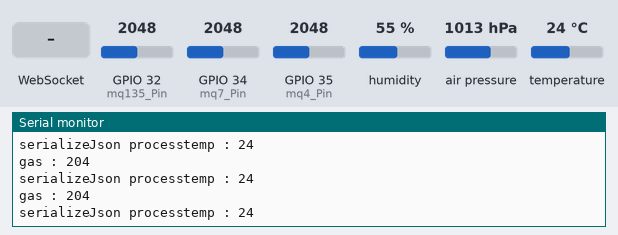
Simulated run of this sketch. Board: ESP32. Shown: the last lines printed to the serial monitor. The inputs (shaded band) are chosen by the test bench; at power-on: temperature 24 °C, GPIO 32 (mq135_Pin) = 2048, GPIO 34 (mq7_Pin) = 2048, GPIO 35 (mq4_Pin) = 2048, humidity 55 %, air pressure 1013 hPa.

Above: at 1.2 s.
1.3 s: WebSocket text "1" received
4.3 s: temperature set to 12 °C
At 5.2 s:
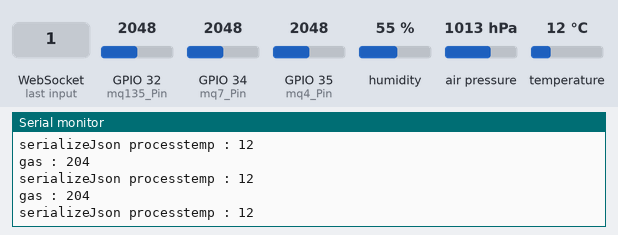
5.8 s: GPIO 32 (mq135_Pin) set to 2866
At 6.6 s:
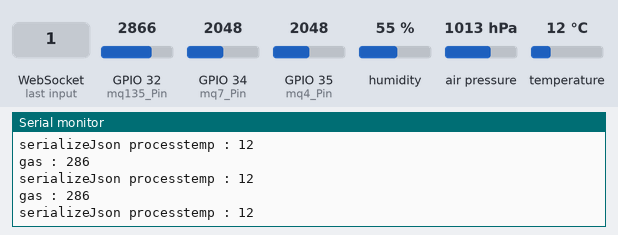
7.3 s: temperature set to 19 °C
At 7.8 s:
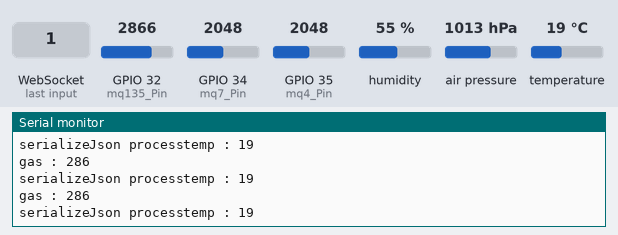
8.8 s: GPIO 32 (mq135_Pin) set to 3972
At 9.6 s:
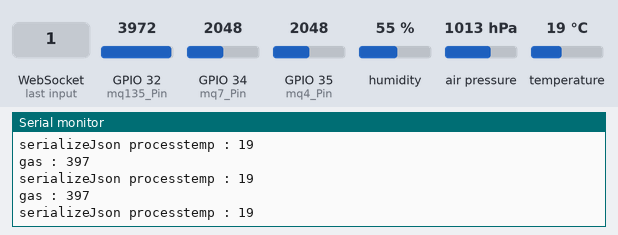
Timing chart, 0 to 11.3 s (numbered marks = the images above; inputs shaded):
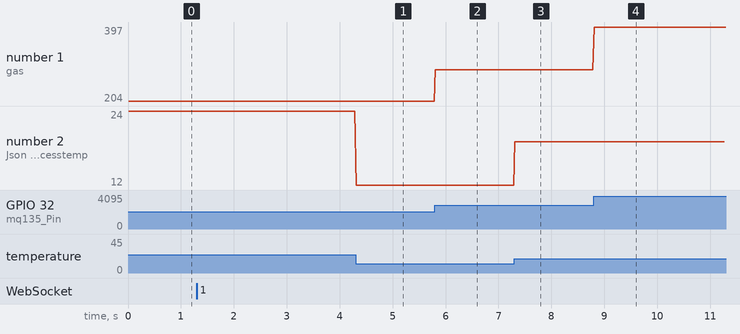

The sketch:

visualNode.ino
```cpp
// (licence header left out)
/**
 * TRANSMITTER NODE
 * Visual Data Node
 */

// #include <SPI.h>
// #include <RF24.h>
// #include <RF24Network.h>

/**
-- for the further development of project
-- one can use 'LORA' -- LOng RAnge module as transreciever
-- this project has the scope for long range communication


-- one the other hand can encrypt message and upload the data
-- to AWS cloud for making it logs online accesssible
-- can add gps module
**/

#include "weather.h"
#include "gas.h"
#include "VisualSensorData.h"

#include <WiFi.h>
#include <WebSocketsServer.h>
#include <ArduinoJson.h>

const char *ssid =  "weather_ESP-32";   //Wifi SSID (Name)
const char *pass =  "weatherESP32"; //wifi password
WebSocketsServer webSocket = WebSocketsServer(81);


// RF24 radio(4, 5);  // nRF24L01(+) radio attached using Getting Started board
// RF24Network network(radio);  // Network uses that radio

const uint16_t masterNode = 00;
const uint16_t visualSensorNode = 02;

VisualSensorData visualdata;
Weather weatherSensor;
GasSensor gasSensor;

void readSensorData(){

   visualdata.temperature = weatherSensor.getData().temperature;
   visualdata.humidity = weatherSensor.getData().humidity;
   visualdata.pressure = weatherSensor.getData().pressure;

   visualdata.mq135 = gasSensor.readGasDataFn().mq135;
   visualdata.mq7 = gasSensor.readGasDataFn().mq7;
   visualdata.mq2 = gasSensor.readGasDataFn().mq4;

   Serial.print("temp : ");
   Serial.print(visualdata.temperature);
   Serial.print("\n");


   Serial.print("gas : ");
   Serial.print(visualdata.mq135);
   Serial.print("\n");

}


void webSocketEvent(uint8_t num, WStype_t type, uint8_t * payload, size_t length) {
//webscket event method
    String cmd = "";
    switch(type) {
        case WStype_DISCONNECTED:{
            Serial.println("Websocket is disconnected");
            //case when Websocket is disconnected
            }
            break;
        case WStype_CONNECTED:{
            //wcase when websocket is connected
            Serial.println("Websocket is connected");
            Serial.println(webSocket.remoteIP(num).toString());
            webSocket.sendTXT(num, "connected");}
            break;
        case WStype_TEXT: {
            cmd = "";
            for(int i = 0; i < length; i++) {
                cmd = cmd + (char) payload[i];

            }

          //  jsonDeserialization(cmd);

        }
            break;

        default:
            break;
    }
}


void setup(void) {
  Serial.begin(115200);

  while (!Serial) {
    // some boards need this because of native USB capability
  }

   WiFi.mode(WIFI_AP);
   WiFi.softAP(ssid, pass);
   IPAddress apIP(192, 168, 4, 1);
   Serial.println("created hotspot");

   Serial.println("My IP address : ");
   Serial.println(WiFi.softAPIP());

  //Static IP for wifi gateway
  //  WiFi.softAPConfig(apIP, apIP, IPAddress(255, 255, 255, 0)); //set Static IP gateway on NodeMCU
  //  WiFi.softAP(ssid, pass); //turn on WIFI

   webSocket.begin(); //websocket Begin
   webSocket.onEvent(webSocketEvent); //set Event for websocket

   Serial.println("Websocket setup success");

  weatherSensor.setup();
  gasSensor.setup();

}

void loop() {

    readSensorData();
    jsonSerialization();
    webSocket.loop();

}


void jsonSerialization(){

        String output;
        StaticJsonDocument<384> doc;

        Serial.print("serializeJson process");


        JsonObject atmos = doc.createNestedObject("atmos");

        atmos["temp"] = weatherSensor.getData().temperature;
        atmos["humidity"] = weatherSensor.getData().humidity;
        atmos["pressure"] = weatherSensor.getData().pressure;

        JsonObject gps = doc.createNestedObject("gps");
        gps["lat"] = 0;
        gps["lon"] = 0;

        JsonObject gas = doc.createNestedObject("gas");
        gas["mq4"] = gasSensor.readGasDataFn().mq4;
        gas["mq7"] = gasSensor.readGasDataFn().mq7;
        gas["mq135"] = gasSensor.readGasDataFn().mq135;

        JsonObject reflex = doc.createNestedObject("reflex");
        reflex["yaw"] = 0;
        reflex["pitch"] = 0;
        reflex["roll"] = 0;
        reflex["fClr"] = 0;
        reflex["lClr"] = 0;
        reflex["rClr"] = 0;

        serializeJson(doc, output);
        webSocket.broadcastTXT(output);
}
```

VisualSensorData.h
```cpp
struct VisualSensorData{

  // gas sensors data
  uint16_t mq2;
  uint16_t mq7;
  uint16_t mq135;

  // co-ordinates
  double latitude;
  double longitude;

  // weather data
  uint8_t temperature;
  uint8_t humidity;
  uint16_t pressure;
};


struct payload_t {  // Structure of our payload
  unsigned long ms;
  unsigned long counter;
};
```

gas.h
```cpp
#include <Arduino.h>


struct GasData{
    uint16_t mq135;
    uint16_t mq7;
    uint16_t mq4;

};

class GasSensor{

  const uint8_t mq135_Pin = 32;
  const uint8_t mq7_Pin = 34;
  const uint8_t mq4_Pin = 35;
  GasData data;

  public:

    void setup(){
        pinMode(mq135_Pin, INPUT);
        pinMode(mq7_Pin, INPUT);
        pinMode(mq4_Pin, INPUT);
    }

   GasData readGasDataFn(){

      data.mq135 = analogRead(mq135_Pin)/10;
      data.mq7 = analogRead(mq7_Pin);
      data.mq4 = analogRead(mq4_Pin);

      return data;
    }


};
```

weather.h
```cpp
#include <Arduino.h>
#include <Wire.h>
#include <Adafruit_Sensor.h>
#include <Adafruit_BME280.h>


struct WeatherData{
      int8_t temperature;
      uint8_t humidity;
      uint16_t pressure;
};


class Weather{

  Adafruit_BME280 bme;
  WeatherData data;

  public:

   void setup(){

        bool status = bme.begin(0x76);
        if (!status) {
        Serial.println("Could not find a valid BME280 sensor, check wiring!");
        while (1);
  }
}

   WeatherData getData(){

        data.temperature = bme.readTemperature();
        data.humidity = bme.readHumidity();
        data.pressure = bme.readPressure() / 100.0F;

        return data;
   }

   void readData() {

        Serial.print("\n\n --------------");
        Serial.print("\n\ntemperature : ");
        Serial.print(data.temperature);

        Serial.print("\n\nhumidity : ");
        Serial.print(data.humidity);

        Serial.print("\n\npressure : ");
        Serial.print(data.pressure);
        Serial.print("--------------\n\n");

}
};
```

Measured:
- after the input at 4.3 s, the serial monitor: prints a new line at once (image 1)
- after the input at 5.8 s, the serial monitor: prints a new line at once (image 2)
- after the input at 7.3 s, the serial monitor: prints a new line at once (image 3)
- after the input at 8.8 s, the serial monitor: prints a new line at once (image 4)
- plotted number 1: 204 → 286 after the input at 5.8 s, 286 → 397 after the input at 8.8 s
- plotted number 2: 24 → 12 after the input at 4.3 s, 12 → 19 after the input at 7.3 s
